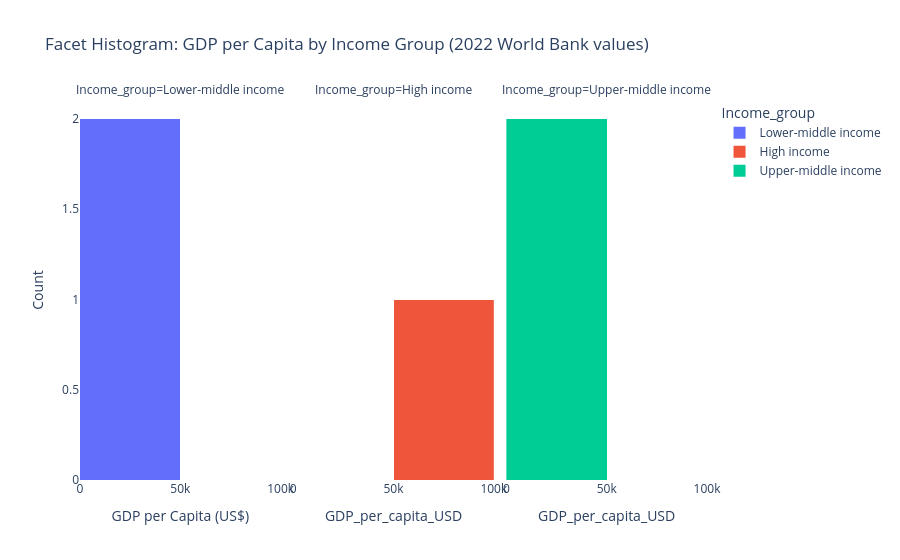

Here is the notebook cell this chart was saved with:
### Code cell
import pandas as pd
import plotly.express as px

data = {
    "Country": ["India", "United States", "China", "Nigeria", "Brazil"],
    "GDP_per_capita_USD": [2389, 76741, 12741, 2229, 9367],  # 2022 values
    "Income_group": ["Lower-middle income", "High income", "Upper-middle income", "Lower-middle income", "Upper-middle income"]
}

df = pd.DataFrame(data)

fig = px.histogram(
    df,
    x="GDP_per_capita_USD",
    color="Income_group",
    facet_col="Income_group",
    title="Facet Histogram: GDP per Capita by Income Group (2022 World Bank values)"
)

fig.update_layout(
    xaxis_title="GDP per Capita (US$)",
    yaxis_title="Count",
    plot_bgcolor="white"
)

fig.show()
plt.close("all")

### Figure 1 — Plotly figure (JSON) as saved in the notebook; plotly's stock layout.template omitted (floating-point values rounded to 4 significant figures)
{"data": [{"alignmentgroup": "True", "bingroup": "x", "hovertemplate": "Income_group=Lower-middle income<br>GDP_per_capita_USD=%{x}<br>count=%{y}<extra></extra>", "legendgroup": "Lower-middle income", "marker": {"color": "#636efa", "pattern": {"shape": ""}}, "name": "Lower-middle income", "offsetgroup": "Lower-middle income", "orientation": "v", "showlegend": true, "type": "histogram", "x": [2389, 2229], "xaxis": "x", "yaxis": "y"}, {"alignmentgroup": "True", "bingroup": "x", "hovertemplate": "Income_group=High income<br>GDP_per_capita_USD=%{x}<br>count=%{y}<extra></extra>", "legendgroup": "High income", "marker": {"color": "#EF553B", "pattern": {"shape": ""}}, "name": "High income", "offsetgroup": "High income", "orientation": "v", "showlegend": true, "type": "histogram", "x": [76741], "xaxis": "x2", "yaxis": "y2"}, {"alignmentgroup": "True", "bingroup": "x", "hovertemplate": "Income_group=Upper-middle income<br>GDP_per_capita_USD=%{x}<br>count=%{y}<extra></extra>", "legendgroup": "Upper-middle income", "marker": {"color": "#00cc96", "pattern": {"shape": ""}}, "name": "Upper-middle income", "offsetgroup": "Upper-middle income", "orientation": "v", "showlegend": true, "type": "histogram", "x": [12741, 9367], "xaxis": "x3", "yaxis": "y3"}], "layout": {"annotations": [{"font": {}, "showarrow": false, "text": "Income_group=Lower-middle income", "x": 0.16, "xanchor": "center", "xref": "paper", "y": 1, "yanchor": "bottom", "yref": "paper"}, {"font": {}, "showarrow": false, "text": "Income_group=High income", "x": 0.5, "xanchor": "center", "xref": "paper", "y": 1, "yanchor": "bottom", "yref": "paper"}, {"font": {}, "showarrow": false, "text": "Income_group=Upper-middle income", "x": 0.84, "xanchor": "center", "xref": "paper", "y": 1, "yanchor": "bottom", "yref": "paper"}], "barmode": "relative", "legend": {"title": {"text": "Income_group"}, "tracegroupgap": 0}, "plot_bgcolor": "white", "title": {"text": "Facet Histogram: GDP per Capita by Income Group (2022 World Bank values)"}, "xaxis": {"anchor": "y", "domain": [0, 0.32], "title": {"text": "GDP per Capita (US$)"}}, "xaxis2": {"anchor": "y2", "domain": [0.34, 0.66], "matches": "x", "title": {"text": "GDP_per_capita_USD"}}, "xaxis3": {"anchor": "y3", "domain": [0.68, 1.0], "matches": "x", "title": {"text": "GDP_per_capita_USD"}}, "yaxis": {"anchor": "x", "domain": [0, 1], "title": {"text": "Count"}}, "yaxis2": {"anchor": "x2", "domain": [0, 1], "matches": "y", "showticklabels": false}, "yaxis3": {"anchor": "x3", "domain": [0, 1], "matches": "y", "showticklabels": false}}}
